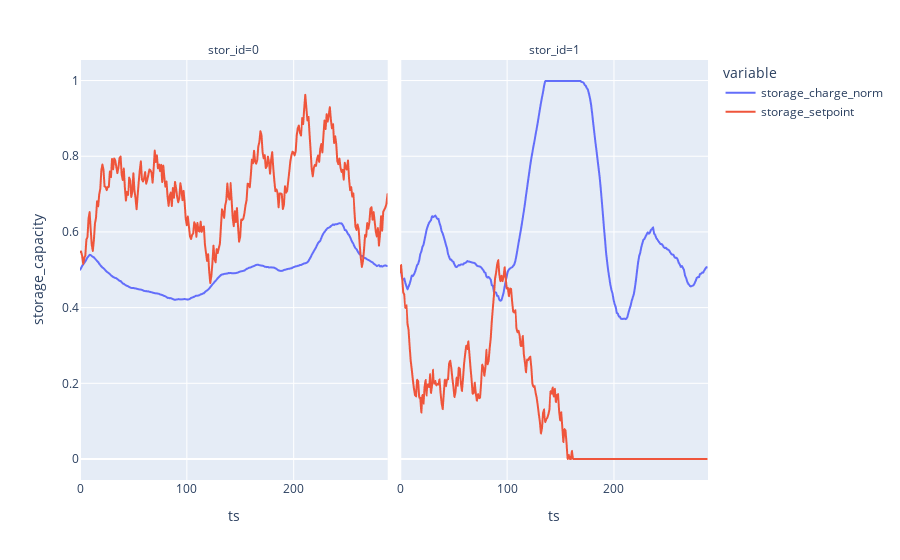

The code cell stored with this chart in its notebook:
### Code cell
g = px.line(data, x = "ts", y = ["storage_charge_norm", "storage_setpoint"], facet_col="stor_id"
    # height=1000
    )
g.update_layout(yaxis_title='storage_capacity')
# g.add_hline(y=0, line_width=2, line_dash="dash", line_color="grey")
g.show()

### Figure 1 — Plotly figure (JSON) as saved in the notebook; plotly's stock layout.template omitted (floating-point values rounded to 4 significant figures; data arrays with more than 128 entries replaced by an {"elided": "..."} marker saying what was removed)
{"data": [{"hovertemplate": "variable=storage_charge_norm<br>stor_id=0<br>ts=%{x}<br>value=%{y}<extra></extra>", "legendgroup": "storage_charge_norm", "line": {"color": "#636efa", "dash": "solid"}, "marker": {"symbol": "circle"}, "mode": "lines", "name": "storage_charge_norm", "showlegend": true, "type": "scattergl", "x": {"elided": "289 int values"}, "xaxis": "x", "y": {"elided": "289 float values"}, "yaxis": "y"}, {"hovertemplate": "variable=storage_charge_norm<br>stor_id=1<br>ts=%{x}<br>value=%{y}<extra></extra>", "legendgroup": "storage_charge_norm", "line": {"color": "#636efa", "dash": "solid"}, "marker": {"symbol": "circle"}, "mode": "lines", "name": "storage_charge_norm", "showlegend": false, "type": "scattergl", "x": {"elided": "289 int values"}, "xaxis": "x2", "y": {"elided": "289 float values"}, "yaxis": "y2"}, {"hovertemplate": "variable=storage_setpoint<br>stor_id=0<br>ts=%{x}<br>value=%{y}<extra></extra>", "legendgroup": "storage_setpoint", "line": {"color": "#EF553B", "dash": "solid"}, "marker": {"symbol": "circle"}, "mode": "lines", "name": "storage_setpoint", "showlegend": true, "type": "scattergl", "x": {"elided": "289 int values"}, "xaxis": "x", "y": {"elided": "289 float values"}, "yaxis": "y"}, {"hovertemplate": "variable=storage_setpoint<br>stor_id=1<br>ts=%{x}<br>value=%{y}<extra></extra>", "legendgroup": "storage_setpoint", "line": {"color": "#EF553B", "dash": "solid"}, "marker": {"symbol": "circle"}, "mode": "lines", "name": "storage_setpoint", "showlegend": false, "type": "scattergl", "x": {"elided": "289 int values"}, "xaxis": "x2", "y": {"elided": "289 float values"}, "yaxis": "y2"}], "layout": {"annotations": [{"font": {}, "showarrow": false, "text": "stor_id=0", "x": 0.245, "xanchor": "center", "xref": "paper", "y": 1, "yanchor": "bottom", "yref": "paper"}, {"font": {}, "showarrow": false, "text": "stor_id=1", "x": 0.755, "xanchor": "center", "xref": "paper", "y": 1, "yanchor": "bottom", "yref": "paper"}], "legend": {"title": {"text": "variable"}, "tracegroupgap": 0}, "margin": {"t": 60}, "xaxis": {"anchor": "y", "domain": [0, 0.49], "title": {"text": "ts"}}, "xaxis2": {"anchor": "y2", "domain": [0.51, 1], "matches": "x", "title": {"text": "ts"}}, "yaxis": {"anchor": "x", "domain": [0, 1], "title": {"text": "storage_capacity"}}, "yaxis2": {"anchor": "x2", "domain": [0, 1], "matches": "y", "showticklabels": false}}}
